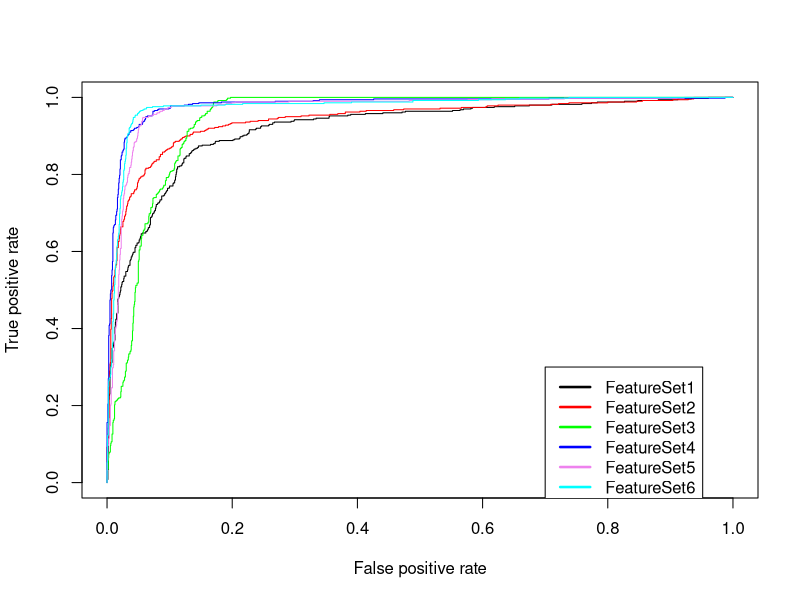

R code for this plot:
##########################################################################
##  Project = Knottin Protein Project                 ##
##  Contributors = Ashiqul Islam Mishu and Tanvir Sajed         ##
##  KnottinAnalysis.R -> Creates iterative sampling of 560 proteins   ##
##    of which 156 is knottin, and rest 404 are non-knottin. Using    ##
##    svm() and predict() function it tries to measure              ##
##    efficiency of prediction by training 100 proteins, and test   ##
##    the rest randomly.                        ##
##  To run this file type : source("location")                          ##                    
##########################################################################

library("class")
library("e1071")
library("ROCR")

dataset1 <- read.csv("Feature1.txt")
dataset2 <- read.csv("Feature2.txt")
dataset3 <- read.csv("Feature3.txt")
dataset4 <- read.csv("Feature4.txt")
dataset5 <- read.csv("Feature5.txt")
dataset6 <- read.csv("Feature6.txt")


push <- function(vec, item) {
vec=substitute(vec)
eval.parent(parse(text = paste(vec, ' <- c(', vec, ', ', item, ')', sep = '')), n = 1)
}


#To calculate percentages of knottin sequences being correctly predicted
seq1 <- seq(1:1)
seq2 <- seq(1:2)
Eff <- matrix(seq2, nrow=2, ncol=2)
numberOfSVM <- matrix(seq1, nrow=1, ncol=1)
probSVM <- matrix(seq1, nrow=1, ncol=1)

for(i in 1:1) 
{
  numberOfSVM[i] <- 0
  probSVM[i] <- 0
}

Eff[1,1] <- 0
Eff[1,2] <- 0
Eff[2,1] <- 0
Eff[2,2] <- 0

plotROCR <- function(dataset, featureSet, firstplot, color) {

  predictions <- c()
  labels <- c() 

  for(i in 1:10) 
  {  
    knottin.test <- sample(1:144,50)
          nonknottin.test <- sample(145:nrow(dataset),150)
          test.rows <- c(knottin.test, nonknottin.test)
    train.set <- dataset[-test.rows,]
    test.set <- dataset[test.rows,]
          
    #Naiveclassifier <- naiveBayes(train.set[,1:ncol(dataset)-1], train.set[,ncol(dataset)], na.action=na.omit)
          #tuned <- tune.svm(X11~., data = train.set, gamma = 10^(-6:-1), cost = 10^(-1:1), type="C-classification")

          SVMclassifier <- svm(featureSet, data=train.set, kernel="radial", gamma=0.1, cost=10, type="C-classification",
                               probability=TRUE)
    #df <- data.frame(predict(Naiveclassifier, test.set[,1:ncol(dataset)-1], type='raw'), test.set[,ncol(dataset)])
          
          #SVMprediction <- predict(SVMclassifier, as.matrix(test.set[,-ncol(dataset)]), probability=TRUE)
          #tab <- table(pred = SVMprediction, true = test.set[,ncol(dataset)])

          SVMPredict <- predict(SVMclassifier, as.matrix(test.set[,-ncol(dataset)]), probability=TRUE)
          prob <- attr(SVMPredict, 'probabilities')
          prediction <- as.character(SVMPredict)
          rawresult <- cbind(prediction, prob)
          tab <- table(pred = rawresult[,1], true = as.character(test.set[,ncol(dataset)]))
          
          Eff[1,1] <- tab[1,1] + Eff[1,1]
          Eff[2,1] <- tab[2,1] + Eff[2,1]
          Eff[1,2] <- tab[1,2] + Eff[1,2]
          Eff[2,2] <- tab[2,2] + Eff[2,2]

          predictions <- c(predictions, as.numeric(rawresult[,2]))
          labels <- c(labels, test.set[,ncol(dataset)])

          for(i in 1:nrow(rawresult))
          {
            if(rawresult[i,1] == 'TRUE') {
              push(numberOfSVM, i)
              push(probSVM, rawresult[i,2])
            }
          }
          #to accomodate for empty predictions , no positives, makes
          #an matrix to an array for Perl proper conversion. need to
          #check for this when dealing with empty predictions
          if(nrow(rawresult) == 0) {
            push(numberOfSVM,0)
          }
  }

  pred <- prediction(predictions, labels)
  perf <- performance(pred, measure = "tpr", x.measure = "fpr")
  if (firstplot) {
    plot(perf, col = color)
  }
  else {
    plot(perf, add = TRUE, col = color)
  }
}

#postscript("CummulativeCaptures.eps", width = 8, height = 8, 
#           horizontal = FALSE, onefile = FALSE, paper = "special", 
#          colormodel = "cmyk", family = "ComputerModern", encoding = "TeXtext.enc")

plotROCR(dataset1, X23 ~ ., TRUE, "black")
plotROCR(dataset2, X23 ~ ., FALSE, "red")
plotROCR(dataset3, X3 ~ ., FALSE, "green")
plotROCR(dataset4, X7 ~ ., FALSE, "blue")
plotROCR(dataset5, X11 ~ ., FALSE, "violet")
plotROCR(dataset6, X11 ~ ., FALSE, "cyan")

legend(0.7,0.3, 
c("FeatureSet1","FeatureSet2","FeatureSet3","FeatureSet4","FeatureSet5","FeatureSet6"),
lty=c(1,1,1,1,1,1),
lwd=c(2.5,2.5,2.5,2.5,2.5,2.5),
col=c("black","red", "green", "blue", "violet", "cyan"))
